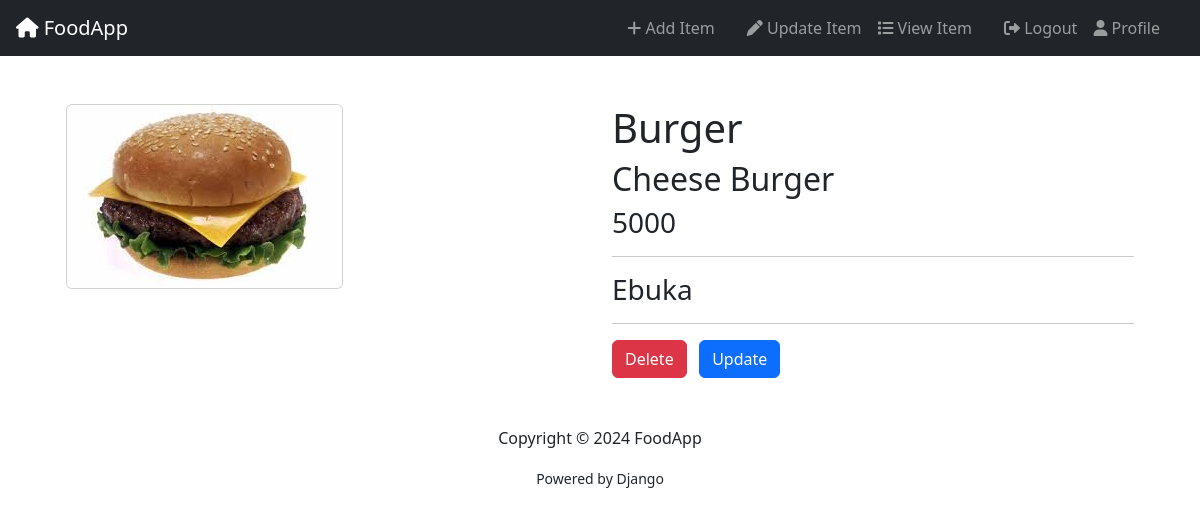
Page /food/detail/2 (signed in) on the committed database.
### food/models.py (models this page shows, shortened)
class Item(models.Model):
    user_name = models.ForeignKey(User, on_delete=models.CASCADE, default=1)
    item_name = models.CharField(max_length=200)
    item_desc = models.CharField(max_length=200)
    item_price = models.IntegerField()
    item_image = models.ImageField(upload_to="food_images")

### food/views.py (the view)
# urls.py: path("detail/<int:pk>", views.FoodDetail.as_view(), name="detail"),
class FoodDetail(LoginRequiredMixin, DetailView):
    model = Item
    template_name = "food/detail.html"
    context_object_name = "item"

### food/templates/food/detail.html
{% extends 'food/base.html' %}
{% block content %}
{% if item %}
<div class="container">
    <div class="row">
        <div class="col-md-6">
<img height="200px" src="{{ item.item_image.url }}" class="card" alt="{{ item.item_name }}">
        </div>
        <div class="col-md-6">
<h1>{{ item.item_name|capfirst }}</h1>
<h2>{{ item.item_desc|capfirst }}</h2>
<h3>{{ item.item_price }}</h3>
<hr>
<h3>{{ item.user_name|capfirst }}</h3>
<hr>
<a class="btn btn-danger"   href="{% url 'food:delete_item' item.pk %}">Delete</a >&nbsp&nbsp
<a href="{% url 'food:update' item.pk %}"><input type="submit" value="Update" class="btn btn-primary"></a>
        </div>
    </div>
</div>
{% endif %}
{% endblock %}

### rows in the picture
Item: item_image (picture), item_name "Burger", item_desc "Cheese Burger", item_price "5000", user_name "Ebuka"
